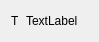
<?xml version="1.0" encoding="UTF-8"?>
<ui version="4.0">
 <class>SvgTextLabel</class>
 <widget class="QWidget" name="SvgTextLabel">
  <property name="geometry">
   <rect>
    <x>0</x>
    <y>0</y>
    <width>99</width>
    <height>40</height>
   </rect>
  </property>
  <property name="windowTitle">
   <string>Form</string>
  </property>
  <layout class="QHBoxLayout" name="horizontalLayout">
   <item>
    <widget class="QLabel" name="labelSvg">
     <property name="text">
      <string>T</string>
     </property>
    </widget>
   </item>
   <item>
    <widget class="QLabel" name="labelText">
     <property name="text">
      <string>TextLabel</string>
     </property>
    </widget>
   </item>
   <item>
    <spacer name="horizontalSpacer">
     <property name="orientation">
      <enum>Qt::Horizontal</enum>
     </property>
     <property name="sizeHint" stdset="0">
      <size>
       <width>40</width>
       <height>20</height>
      </size>
     </property>
    </spacer>
   </item>
  </layout>
 </widget>
 <resources/>
 <connections/>
</ui>
